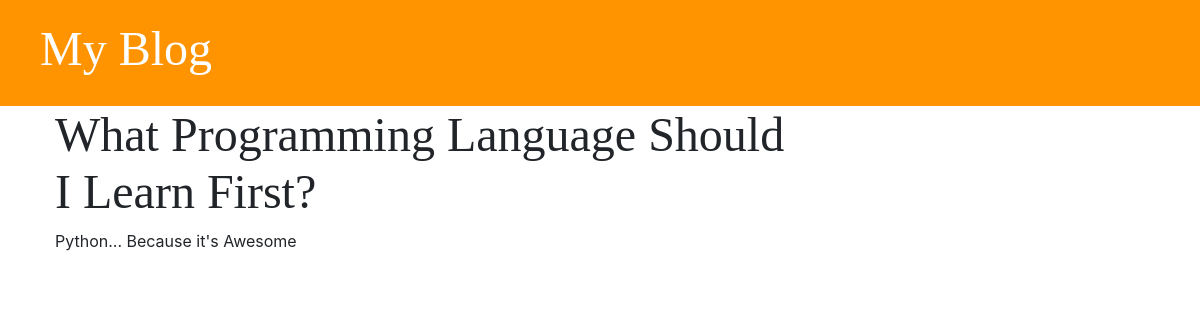
Before: /post/1/ with the older database file.
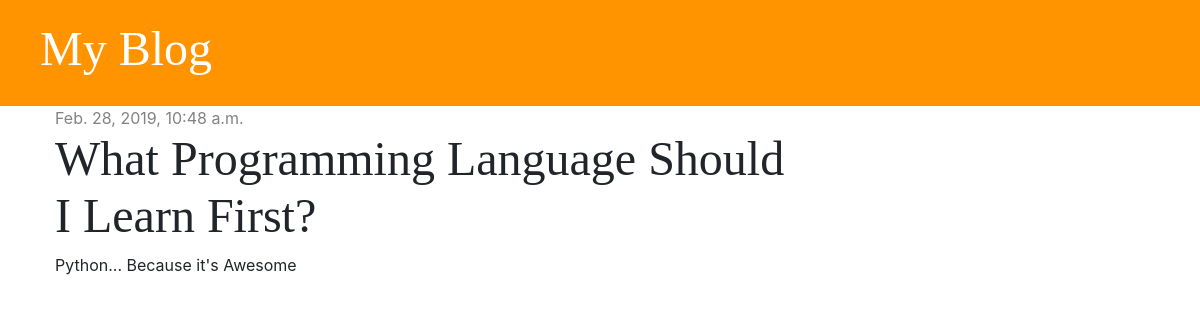
After: the same page with the newer database file.
### blog/models.py (models this page shows, shortened)
class Post(models.Model):
    author = models.ForeignKey('auth.User', on_delete=models.CASCADE)
    title = models.CharField(max_length=200)
    text = models.TextField()
    created_date = models.DateTimeField(default=timezone.now)
    published_date = models.DateTimeField(blank=True, null=True)

### blog/views.py (the view)
# urls.py: path('post/<int:pk>/', views.post_detail, name='post_detail'),
def post_detail(request, pk):
    post = get_object_or_404(Post, pk=pk)
    stuff_for_frontend = {'post': post}
    return render(request, 'blog/post_detail.html', stuff_for_frontend)

### blog/templates/blog/post_detail.html (shortened to what this page needs)
{% extends 'blog/base.html' %}
{% block content %}
    <div class="post">
        {% if post.published_date %}
            <div class="date">
                {{ post.published_date }}
            </div>
        {% endif %}
        <h1>{{ post.title }}</h1>
        <p>{{ post.text|linebreaksbr }}</p>
    </div>
{% endblock %}

Changed rows visible on the page:
changed Post "What Programming Language Should I Learn First?": published_date (not shown) → "Feb. 28, 2019, 10:48 a.m."
